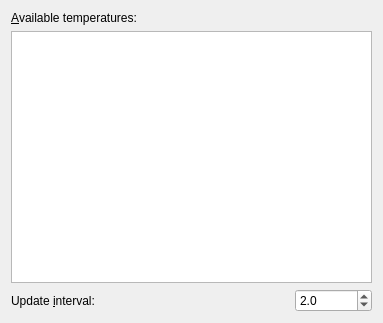
<?xml version="1.0" encoding="UTF-8"?>
<ui version="4.0">
 <class>config</class>
 <widget class="QWidget" name="config">
  <property name="geometry">
   <rect>
    <x>0</x>
    <y>0</y>
    <width>383</width>
    <height>323</height>
   </rect>
  </property>
  <property name="styleSheet">
   <string notr="true"/>
  </property>
  <layout class="QVBoxLayout">
   <item>
    <widget class="QLabel" name="label">
     <property name="text">
      <string>&amp;Available temperatures:</string>
     </property>
     <property name="buddy">
      <cstring>treeView</cstring>
     </property>
    </widget>
   </item>
   <item>
    <widget class="QTreeView" name="treeView">
     <property name="rootIsDecorated">
      <bool>false</bool>
     </property>
     <property name="uniformRowHeights">
      <bool>true</bool>
     </property>
     <property name="sortingEnabled">
      <bool>true</bool>
     </property>
    </widget>
   </item>
   <item>
    <layout class="QHBoxLayout">
     <item>
      <widget class="QLabel" name="label_2">
       <property name="text">
        <string>Update &amp;interval:</string>
       </property>
       <property name="buddy">
        <cstring>intervalSpinBox</cstring>
       </property>
      </widget>
     </item>
     <item>
      <spacer>
       <property name="orientation">
        <enum>Qt::Horizontal</enum>
       </property>
       <property name="sizeHint" stdset="0">
        <size>
         <width>40</width>
         <height>20</height>
        </size>
       </property>
      </spacer>
     </item>
     <item>
      <widget class="QDoubleSpinBox" name="intervalSpinBox">
       <property name="decimals">
        <number>1</number>
       </property>
       <property name="minimum">
        <double>0.100000000000000</double>
       </property>
       <property name="maximum">
        <double>525600.000000000000000</double>
       </property>
       <property name="value">
        <double>2.000000000000000</double>
       </property>
      </widget>
     </item>
    </layout>
   </item>
  </layout>
 </widget>
 <resources/>
 <connections/>
</ui>
